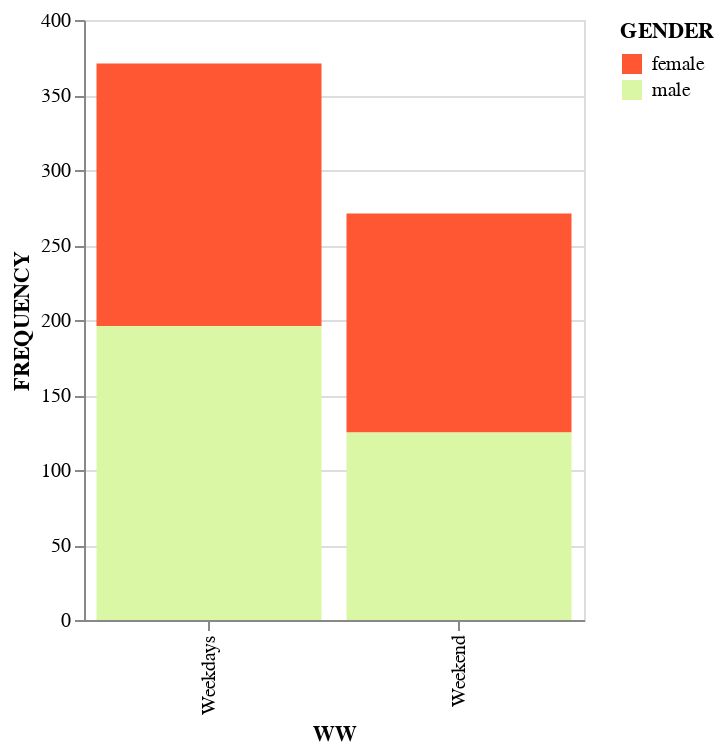

Notebook code for this chart:
### Code cell
chart = alt.Chart(g_ww).mark_bar().encode(
    x='WW',
    y='FREQUENCY',
    color=alt.Color('GENDER', scale=alt.Scale(range=["#FF5733", "#DAF7A6"]))
).properties(
    width=250  
)


chart

### Figure 1 — Vega-Lite specification as saved in the notebook (floating-point values rounded to 4 significant figures)
{"config": {"view": {"continuousWidth": 400, "continuousHeight": 300}}, "data": {"name": "data-b0ed115ad969163aa48edf447805bad7"}, "mark": "bar", "encoding": {"color": {"type": "nominal", "field": "GENDER", "scale": {"range": ["#FF5733", "#DAF7A6"]}}, "x": {"type": "nominal", "field": "WW"}, "y": {"type": "quantitative", "field": "FREQUENCY"}}, "width": 250, "$schema": "https://vega.github.io/schema/vega-lite/v4.8.1.json", "datasets": {"data-b0ed115ad969163aa48edf447805bad7": [{"WW": "Weekdays", "GENDER": "female", "FREQUENCY": 175}, {"WW": "Weekdays", "GENDER": "male", "FREQUENCY": 196}, {"WW": "Weekend", "GENDER": "female", "FREQUENCY": 146}, {"WW": "Weekend", "GENDER": "male", "FREQUENCY": 125}]}}
